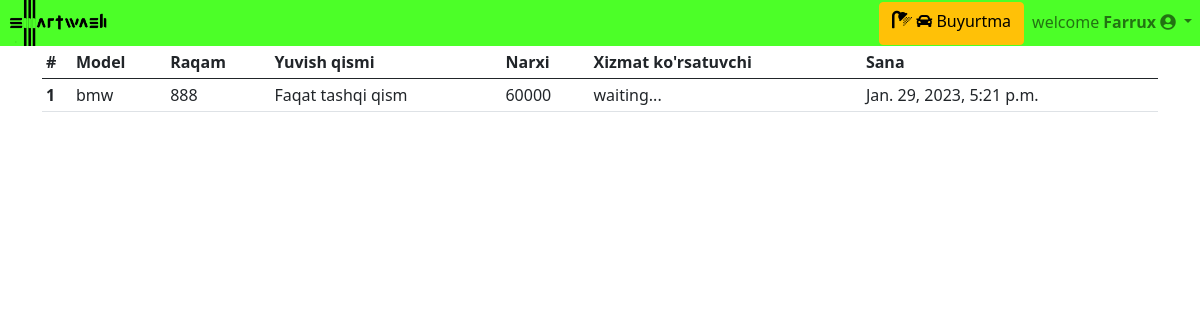
/client_order_list/ (signed in), run on the app's committed database.
### accounts/models.py (models this page shows, shortened)
class CustomUser(AbstractUser):
    tel = models.PositiveIntegerField(null=True, unique=True)
    shahar = models.CharField(max_length=20, null=True)
    photo = models.ImageField(upload_to='clientimages/', blank=True, null=True)
    USERNAME_FIELD = "tel"

### clients/models.py (models this page shows, shortened)
class Order(models.Model):
    id = models.UUIDField(primary_key=True, default=uuid.uuid4, editable=False)
    transaction_id = models.CharField(max_length=100, null=True)
    date_ordered = models.DateTimeField(auto_now_add=True)
    cost = models.IntegerField(null=True)
    part = models.CharField(max_length=50, null=True)
    paytype = models.CharField(max_length=20, null=True)
    latitude = models.FloatField(null=True)
    longitude = models.FloatField(null=True)
    car = models.ForeignKey(Car, on_delete=models.CASCADE, null=True)
    service = models.CharField(max_length=20, default='waiting...', editable=False, null=True)
    customer = models.ForeignKey(
        get_user_model(),
        on_delete=models.CASCADE,
        null=True,
        blank=True
    )

class Car(models.Model):
    id = models.UUIDField(primary_key=True, default=uuid.uuid4, editable=False)
    Model = models.CharField(max_length=20)
    Raqam = models.CharField(max_length=9)
    Rang = models.CharField(max_length=15)
    Photo = models.ImageField(upload_to='images/')
    date = models.DateTimeField(auto_now_add=True)
    author = models.ForeignKey(
        get_user_model(),
        on_delete=models.CASCADE
    )

### clients/decorators.py (the view)
        def wrapper_func(request, *args, **kwargs):
            group = None
            if request.user.groups.exists():
                group = request.user.groups.all()[0].name
            if group in allowed_roles:
                return view_func(request, *args, **kwargs)
            else:
                return redirect('clientHomePage')

### clients/utils.py (called while the page is built)
def fetchAuthorOrder(request):
    customer = request.user
    orders = Order.objects.filter(customer=customer)
    carts = Driver_cart_order.objects.filter(ordered_by=str(customer.id))
    return {'orders': orders, 'carts': carts}

### clients/views.py (called while the page is built)
@login_required
@allowed_users(allowed_roles=['client'])
def clientOrderList(request):
    carts = fetchAuthorOrder(request)
    context = {'carts': carts['carts'], 'orders': carts['orders']}
    return render(request, 'client/client_order_list.html', context)

### templates/client/client_order_list.html (shortened to what this page needs)
{% extends 'main.html' %} {% block orderbtn %}
<a href="{% url 'order' %}" class="btn btn-warning"
  ><h5 class="fas fa-shower"></h5>
  <i class="fas fa-car"></i> Buyurtma</a
>
{% endblock orderbtn %} {% block content %}
<div class="ex" style="width: 100%; overflow-x: auto">
  <table class="table table-sm">
    <thead>
      <tr>
        <th scope="col">#</th>
        <th scope="col">Model</th>
        <th scope="col">Raqam</th>
        <th scope="col">Yuvish qismi</th>
        <th scope="col">Narxi</th>
        <th scope="col">Xizmat ko'rsatuvchi</th>
        <th scope="col">Sana</th>
      </tr>
    </thead>
    <tbody>
      {% if orders %} {% for order in orders %}
      <tr>
        <th scope="row">{{ forloop.counter }}</th>
        <td>{{order.car.Model}}</td>
        <td>{{order.car.Raqam}}</td>
        <td>{{order.part}}</td>
        <td>{{order.cost}}</td>
        <td>{{order.service}}</td>
        <td>{{order.date_ordered}}</td>
      </tr>
      {% endfor %} {% endif %}
    </tbody>
  </table>
</div>
{% endblock content %}

### templates/main.html (shortened to what this page needs)
<!DOCTYPE html>
{% load static %}
<html lang="en">
  <head>
    <link
      rel="stylesheet"
      type="text/css"
      href="{% static 'css/style.css' %}"
    />
    <link
      href="https://cdn.jsdelivr.net/npm/bootstrap@5.0.2/dist/css/bootstrap.min.css"
      rel="stylesheet"
    />
    <link
      rel="stylesheet"
      href="https://use.fontawesome.com/releases/v5.8.1/css/all.css"
    />
  </head>
  <body>
    <nav class="navbar navbar-expand-lg navbar-light p-0">
      <div class="container-fluid chul p-0">
        <a class="navbar-brand p-0 " href="{% url 'clientHomePage' %}">
          <img
            src="/static/images/smt.png"
            width="100"
            class="d-inline-block align-top my-0 mx-2"
            alt=""
          />
          </a
        >
        <div class="collapse navbar-collapse" id="navbarNavDropdown">
          {% if user.is_authenticated %}
          <ul class="navbar-nav">
            {% if request.path != '/order/'  %}
            <li class="nav-item">
             {% block orderbtn %} {% endblock orderbtn %}
            </li>
            {% endif %}
            <li class="nav-item dropdown">
              <a
                class="nav-link dropdown-toggle"
                id="navbarDropdownMenuLink"
                role="button"
                data-bs-toggle="dropdown"
                aria-expanded="false"
                >welcome <b>{{ user.first_name | title}}</b>
                <i class="fas fa-user-circle"></i>
              </a>
            </li>
          </ul>
          {% endif %}
        </div>
      </div>
    </nav>
    {% if request.path == '/' %}
    <div class="layout">
      {% else %}
      <div>
      {% endif %}
      <div class="container">{% block content %} {% endblock content %}</div>
    </div>
  </body>
</html>

### static/css/style.css (style rules this page uses)
body { margin: 0; padding: 0; height: 100vh; font-family: "Barlow Semi Condensed", sans-serif; font-size: large; }
.chul { background-color: #2bff00d7; }

### data on the page
CustomUser: first_name "Farrux"
Order: car.Model "bmw", car.Raqam "888", part "Faqat tashqi qism", cost "60000", service "waiting...", date_ordered "Jan. 29, 2023, 5:21 p.m."
